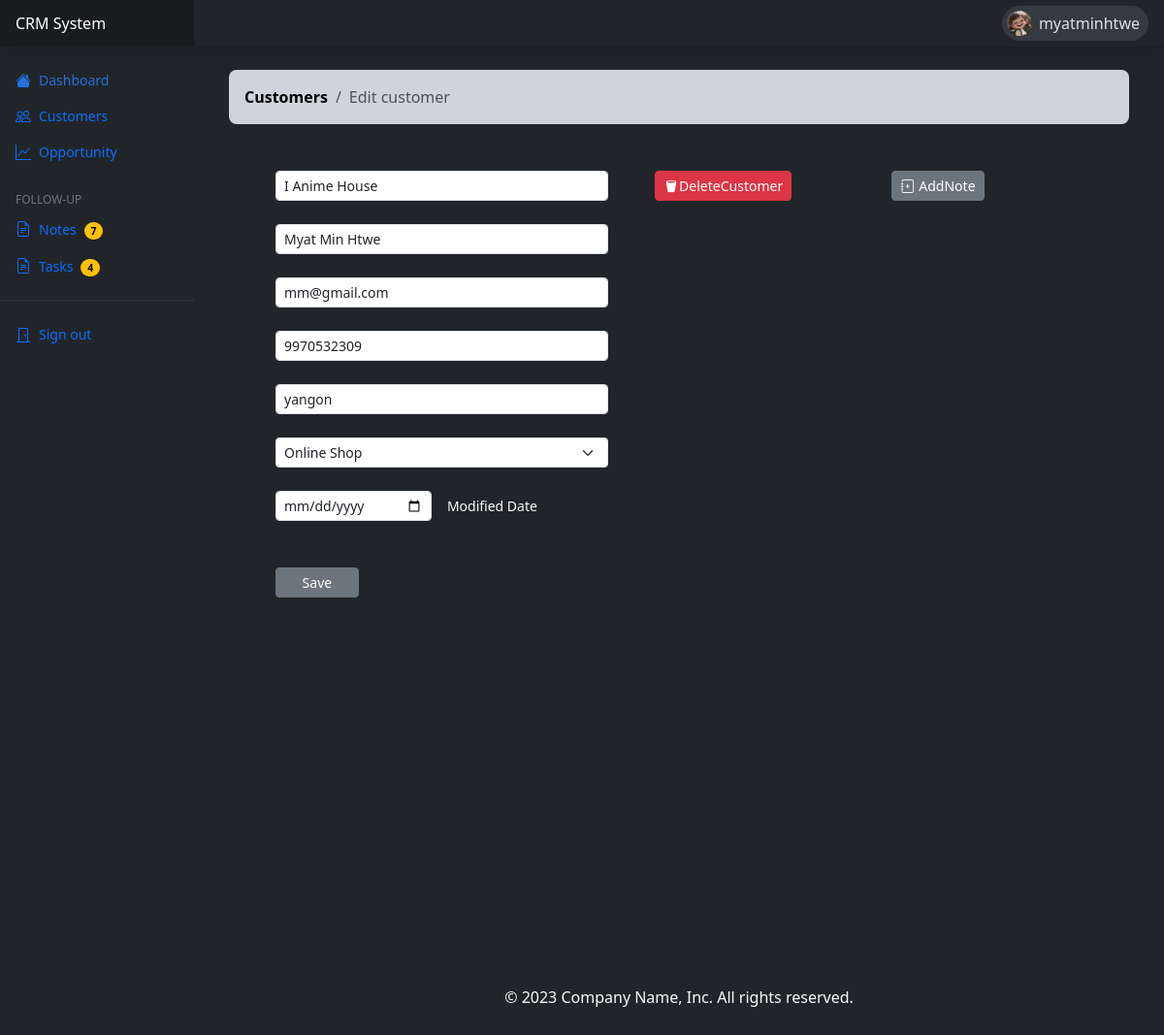
/edit-customer/1/ (signed in), run on the app's committed database.
### crms_app/models.py (models this page shows, shortened)
class CustomerModel(models.Model):
    com_name = models.CharField(max_length=100)
    cs_name = models.CharField(max_length=100)
    email = models.EmailField()
    phone = models.IntegerField()
    address = models.TextField()
    industry = models.CharField(max_length=150)
    note = models.TextField(blank=True,null=True)
    modified_date = models.DateField(default=timezone.now,blank=True)
    created_date = models.DateField(default=timezone.now)

### crms_app/views.py (the view, shortened to what this page needs)
# urls.py: path('edit-customer/<int:pk>/', views.edit_customer, name="edit_customer"),
@login_required(login_url='/authentication/login')
def edit_customer(request, pk):
    notes = NoteModel.objects.all()
    tasks = TaskModel.objects.all()
    customers = CustomerModel.objects.get(id=pk)
    industries = IndustryModel.objects.all()
    context = {
        'customers': customers,
        'industries': industries,
        'notes':notes,
        'tasks':tasks
    }
    if request.method == "GET":
        return render(request, 'crms/update.html', context)

### templates/crms/update.html (shortened to what this page needs)
{% extends 'base.html' %}
{% load static %}
{% block content %}
<link rel="stylesheet" href="https://cdn.jsdelivr.net/npm/bootstrap-icons@1.11.2/font/bootstrap-icons.min.css">
<div class="container">
  <div class="mt-4">
    <nav aria-label="breadcrumb">
      <ol class="breadcrumb breadcrumb-chevron p-3 bg-dark-subtle rounded-3">
        <li class="breadcrumb-item">
          <a class="link-body-emphasis fw-semibold text-decoration-none" href="{% url 'crms' %}">Customers</a>
        </li>
        <li class="breadcrumb-item active" aria-current="page">
          Edit customer
        </li>
      </ol>
    </nav>
  </div>
  <div class="row mt-5">
    <div class="col-md-8">
      <div class="card border-0" style="background-color: var(--bs-dark);min-height: 100vh;">
        <form action="{% url 'edit_customer' customers.id %}" method="POST" class="px-5">
          <div class="d-flex">
            <div class="mb-4 col-md-8">
              <input type="text" name="com_name" value="{{customers.com_name}}"
                class="form-control form-control-sm focus-ring focus-ring-dark" placeholder="Company name">
            </div>
            <div class="col-md-4 ms-5">
              <button type="button" class="btn btn-danger btn-sm d-flex" data-bs-toggle="modal"
                data-bs-target="#deleteModal">
                <i class="bi bi-trash2-fill mt-1"></i> Delete <span class="d-none d-md-block">Customer</span>
              </button>
            </div>
          </div>
          <div class="mb-4 col-md-8">
            <input type="text" name="cs_name" value="{{customers.cs_name}}"
              class="form-control form-control-sm focus-ring focus-ring-dark" placeholder="Customer name">
          </div>
          <div class="mb-4 col-md-8">
            <input type="email" name="email" value="{{customers.email}}"
              class="form-control form-control-sm focus-ring focus-ring-dark" placeholder="Email address">
          </div>
          <div class="mb-4 col-md-8">
            <input type="number" name="phone" value="{{customers.phone}}"
              class="form-control form-control-sm focus-ring focus-ring-dark" placeholder="Phone number">
          </div>
          <div class="mb-4 col-md-8">
            <input type="text" name="address" value="{{customers.address}}"
              class="form-control form-control-sm focus-ring focus-ring-dark" placeholder="Address">
          </div>
          <div class="mb-4 col-md-8">
            <select class="form-select form-select-sm" name="industry">
              <option selected name="industry" value="{{ customers.industry }}">{{ customers.industry }}</option>
            </select>
          </div>
          <div class="row g-3 align-items-center mb-4">
            <div class="col-auto col-md-4">
              <input type="date" name="modified_date" class="form-control form-control-sm focus-ring focus-ring-dark"
                required>
            </div>
            <div class="col-auto">
              <span class="form-text text-light">
                Modified Date
              </span>
            </div>
          </div>
          <div class="d-grid mt-5">
            <input type="submit" value="Save" class="btn btn-secondary btn-sm col-md-2">
          </div>
        </form>
      </div>
    </div>
    <div class="col-md-4">
      <div class="col-md-4 ms-5">
        <button type="button" class="btn btn-secondary btn-sm d-flex" data-bs-toggle="modal"
          data-bs-target="#noteModal">
          <i class="bi bi-journal-plus mt-1"></i>&nbsp;<span class="d-none d-md-block">Add</span> Note
        </button>
      </div>
    </div>
  </div>
</div>
{% endblock %}

### templates/base.html (shortened to what this page needs)
{% load static %}
<html lang="en" data-bs-theme="auto">
    <link href="{% static 'css/bootstrap.min.css' %}" rel="stylesheet">
    <link href="{% static 'css/main.css' %}" rel="stylesheet">
    <link href="{% static 'css/dashboard.css' %}" rel="stylesheet">
  </head>
  <body>
<header class="navbar sticky-top bg-dark flex-md-nowrap p-0 shadow" data-bs-theme="dark">
  <a class="navbar-brand col-md-3 col-lg-2 me-0 px-3 fs-6 text-white" href="#">CRM System</a>
  <div class="d-flex gap-2 me-3">
    <span class="badge d-flex align-items-center p-1 pe-2 text-dark-emphasis bg-light-subtle border border-dark-subtle rounded-pill">
      <img class="rounded-circle me-1" width="26" height="26" src="{% static 'img/pf.jpg' %}">&nbsp;
      <span class="fs-6 fw-normal">{% if user.is_authenticated %} {{user.username}} {% endif %}</span>
    </span>
  </div>
</header>
<div class="container-fluid" style="background-color: var(--bs-dark);">
  <div class="row">
    {% include 'partials/_sidebar.html' %}
    <main class="col-md-9 ms-sm-auto col-lg-10 px-md-4">
      {% block content %}
      {% endblock %}
      <footer class="py-3 mt-4">
        <p class="text-center text-light">&copy; 2023 Company Name, Inc. All rights reserved.</p>
      </footer>
    </main>
  </div>
</div>
</body>
</html>

### crms/static/css/main.css (style rules this page uses)
.bi { vertical-align: -.125em; fill: currentColor; }

### crms/static/css/dashboard.css (style rules this page uses)
.bi { display: inline-block; width: 1rem; height: 1rem; }
.navbar-brand { padding-top: .75rem; padding-bottom: .75rem; background-color: rgba(0, 0, 0, .25); box-shadow: inset -1px 0 0 rgba(0, 0, 0, .25); }

### data on the page
CustomerModel: com_name "I Anime House", cs_name "Myat Min Htwe", email "mm@gmail.com", phone "9970532309", address "yangon", industry "Online Shop"

### other printed values
{{ user.username }} "myatminhtwe"
{{ notes|length }} "7"
{{ tasks|length }} "4"
